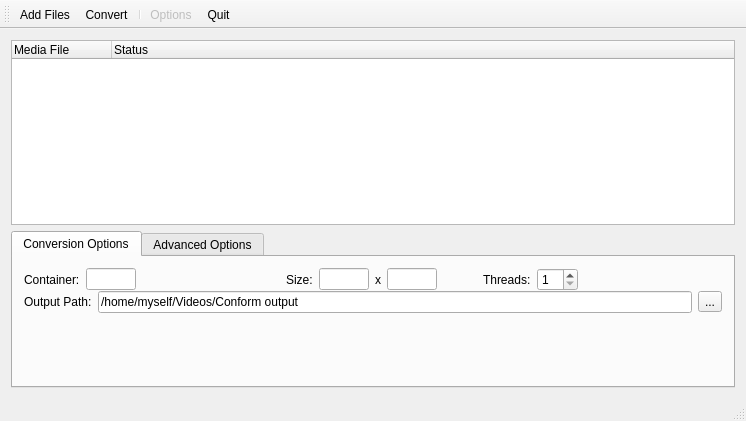
<?xml version="1.0" encoding="UTF-8"?>
<ui version="4.0">
 <class>MainWindow</class>
 <widget class="QMainWindow" name="MainWindow">
  <property name="geometry">
   <rect>
    <x>0</x>
    <y>0</y>
    <width>746</width>
    <height>421</height>
   </rect>
  </property>
  <property name="windowTitle">
   <string>MainWindow</string>
  </property>
  <widget class="QWidget" name="centralWidget">
   <layout class="QVBoxLayout" name="verticalLayout_2">
    <item>
     <widget class="QTreeWidget" name="mediaList">
      <column>
       <property name="text">
        <string>Media File</string>
       </property>
      </column>
      <column>
       <property name="text">
        <string>Status</string>
       </property>
      </column>
     </widget>
    </item>
    <item>
     <widget class="QTabWidget" name="tabWidget">
      <property name="enabled">
       <bool>true</bool>
      </property>
      <property name="currentIndex">
       <number>0</number>
      </property>
      <widget class="QWidget" name="conv">
       <attribute name="title">
        <string>Conversion Options</string>
       </attribute>
       <layout class="QHBoxLayout" name="horizontalLayout_2">
        <item>
         <layout class="QVBoxLayout" name="verticalLayout">
          <property name="spacing">
           <number>0</number>
          </property>
          <item>
           <layout class="QHBoxLayout" name="horizontalLayout">
            <property name="spacing">
             <number>6</number>
            </property>
            <item>
             <widget class="QLabel" name="containerLabel">
              <property name="text">
               <string>Container:</string>
              </property>
             </widget>
            </item>
            <item>
             <widget class="QLineEdit" name="container">
              <property name="maximumSize">
               <size>
                <width>50</width>
                <height>16777215</height>
               </size>
              </property>
              <property name="placeholderText">
               <string/>
              </property>
             </widget>
            </item>
            <item>
             <spacer name="horizontalSpacer">
              <property name="orientation">
               <enum>Qt::Horizontal</enum>
              </property>
              <property name="sizeHint" stdset="0">
               <size>
                <width>40</width>
                <height>20</height>
               </size>
              </property>
             </spacer>
            </item>
            <item>
             <widget class="QLabel" name="sizeLabel">
              <property name="text">
               <string>Size:</string>
              </property>
             </widget>
            </item>
            <item>
             <widget class="QLineEdit" name="width">
              <property name="sizePolicy">
               <sizepolicy hsizetype="Fixed" vsizetype="Fixed">
                <horstretch>0</horstretch>
                <verstretch>0</verstretch>
               </sizepolicy>
              </property>
              <property name="maximumSize">
               <size>
                <width>50</width>
                <height>16777215</height>
               </size>
              </property>
              <property name="placeholderText">
               <string/>
              </property>
             </widget>
            </item>
            <item>
             <widget class="QLabel" name="x">
              <property name="text">
               <string>x</string>
              </property>
             </widget>
            </item>
            <item>
             <widget class="QLineEdit" name="height">
              <property name="sizePolicy">
               <sizepolicy hsizetype="Fixed" vsizetype="Fixed">
                <horstretch>3</horstretch>
                <verstretch>0</verstretch>
               </sizepolicy>
              </property>
              <property name="maximumSize">
               <size>
                <width>50</width>
                <height>16777215</height>
               </size>
              </property>
             </widget>
            </item>
            <item>
             <spacer name="horizontalSpacer_2">
              <property name="orientation">
               <enum>Qt::Horizontal</enum>
              </property>
              <property name="sizeType">
               <enum>QSizePolicy::Fixed</enum>
              </property>
              <property name="sizeHint" stdset="0">
               <size>
                <width>40</width>
                <height>20</height>
               </size>
              </property>
             </spacer>
            </item>
            <item>
             <widget class="QLabel" name="label">
              <property name="text">
               <string>Threads:</string>
              </property>
             </widget>
            </item>
            <item>
             <widget class="QSpinBox" name="threadCount">
              <property name="minimum">
               <number>1</number>
              </property>
             </widget>
            </item>
            <item>
             <spacer name="horizontalSpacer_4">
              <property name="orientation">
               <enum>Qt::Horizontal</enum>
              </property>
              <property name="sizeHint" stdset="0">
               <size>
                <width>40</width>
                <height>20</height>
               </size>
              </property>
             </spacer>
            </item>
           </layout>
          </item>
          <item>
           <layout class="QHBoxLayout" name="horizontalLayout_3">
            <item>
             <widget class="QLabel" name="label_3">
              <property name="text">
               <string>Output Path:</string>
              </property>
             </widget>
            </item>
            <item>
             <widget class="QLineEdit" name="outputPath">
              <property name="text">
               <string>/home/myself/Videos/Conform output</string>
              </property>
             </widget>
            </item>
            <item>
             <widget class="QToolButton" name="pathBrowser">
              <property name="text">
               <string>...</string>
              </property>
             </widget>
            </item>
           </layout>
          </item>
          <item>
           <spacer name="verticalSpacer">
            <property name="orientation">
             <enum>Qt::Vertical</enum>
            </property>
            <property name="sizeType">
             <enum>QSizePolicy::Fixed</enum>
            </property>
            <property name="sizeHint" stdset="0">
             <size>
              <width>20</width>
              <height>60</height>
             </size>
            </property>
           </spacer>
          </item>
         </layout>
        </item>
       </layout>
      </widget>
      <widget class="QWidget" name="tab_2">
       <attribute name="title">
        <string>Advanced Options</string>
       </attribute>
       <layout class="QVBoxLayout" name="verticalLayout_4">
        <item>
         <layout class="QVBoxLayout" name="verticalLayout_3">
          <item>
           <layout class="QHBoxLayout" name="horizontalLayout_5">
            <item>
             <widget class="QLabel" name="label_5">
              <property name="text">
               <string>Bitrate:</string>
              </property>
             </widget>
            </item>
            <item>
             <widget class="QLineEdit" name="lineEdit_2">
              <property name="text">
               <string/>
              </property>
              <property name="echoMode">
               <enum>QLineEdit::Normal</enum>
              </property>
              <property name="placeholderText">
               <string/>
              </property>
             </widget>
            </item>
            <item>
             <widget class="QLabel" name="label_6">
              <property name="text">
               <string>kbit/s</string>
              </property>
             </widget>
            </item>
            <item>
             <spacer name="horizontalSpacer_3">
              <property name="orientation">
               <enum>Qt::Horizontal</enum>
              </property>
              <property name="sizeHint" stdset="0">
               <size>
                <width>40</width>
                <height>20</height>
               </size>
              </property>
             </spacer>
            </item>
           </layout>
          </item>
          <item>
           <layout class="QHBoxLayout" name="horizontalLayout_4">
            <item>
             <widget class="QLabel" name="label_4">
              <property name="text">
               <string>Additional Arguments:</string>
              </property>
             </widget>
            </item>
            <item>
             <widget class="QLineEdit" name="additionalArgs"/>
            </item>
           </layout>
          </item>
         </layout>
        </item>
       </layout>
      </widget>
     </widget>
    </item>
   </layout>
  </widget>
  <widget class="QStatusBar" name="statusBar"/>
  <widget class="QToolBar" name="mainToolBar">
   <attribute name="toolBarArea">
    <enum>TopToolBarArea</enum>
   </attribute>
   <attribute name="toolBarBreak">
    <bool>false</bool>
   </attribute>
   <addaction name="actionOpen"/>
   <addaction name="actionConvert"/>
   <addaction name="separator"/>
   <addaction name="actionOptions"/>
   <addaction name="actionQuit"/>
  </widget>
  <action name="actionOpen">
   <property name="icon">
    <iconset resource="Resources.qrc">
     <normaloff>:/resources/resources/open.png</normaloff>:/resources/resources/open.png</iconset>
   </property>
   <property name="text">
    <string>Add Files</string>
   </property>
   <property name="shortcut">
    <string>A</string>
   </property>
  </action>
  <action name="actionConvert">
   <property name="icon">
    <iconset resource="Resources.qrc">
     <normaloff>:/resources/resources/convert.png</normaloff>:/resources/resources/convert.png</iconset>
   </property>
   <property name="text">
    <string>Convert</string>
   </property>
   <property name="shortcut">
    <string>Ctrl+S, Return</string>
   </property>
  </action>
  <action name="actionQuit">
   <property name="icon">
    <iconset resource="Resources.qrc">
     <normaloff>:/resources/resources/quit.png</normaloff>:/resources/resources/quit.png</iconset>
   </property>
   <property name="text">
    <string>Quit</string>
   </property>
   <property name="shortcut">
    <string>Ctrl+Q</string>
   </property>
  </action>
  <action name="actionOptions">
   <property name="enabled">
    <bool>false</bool>
   </property>
   <property name="icon">
    <iconset resource="Resources.qrc">
     <normaloff>:/resources/resources/options.png</normaloff>:/resources/resources/options.png</iconset>
   </property>
   <property name="text">
    <string>Options</string>
   </property>
   <property name="shortcut">
    <string>Ctrl+O</string>
   </property>
  </action>
 </widget>
 <layoutdefault spacing="6" margin="11"/>
 <resources>
  <include location="Resources.qrc"/>
 </resources>
 <connections/>
</ui>
